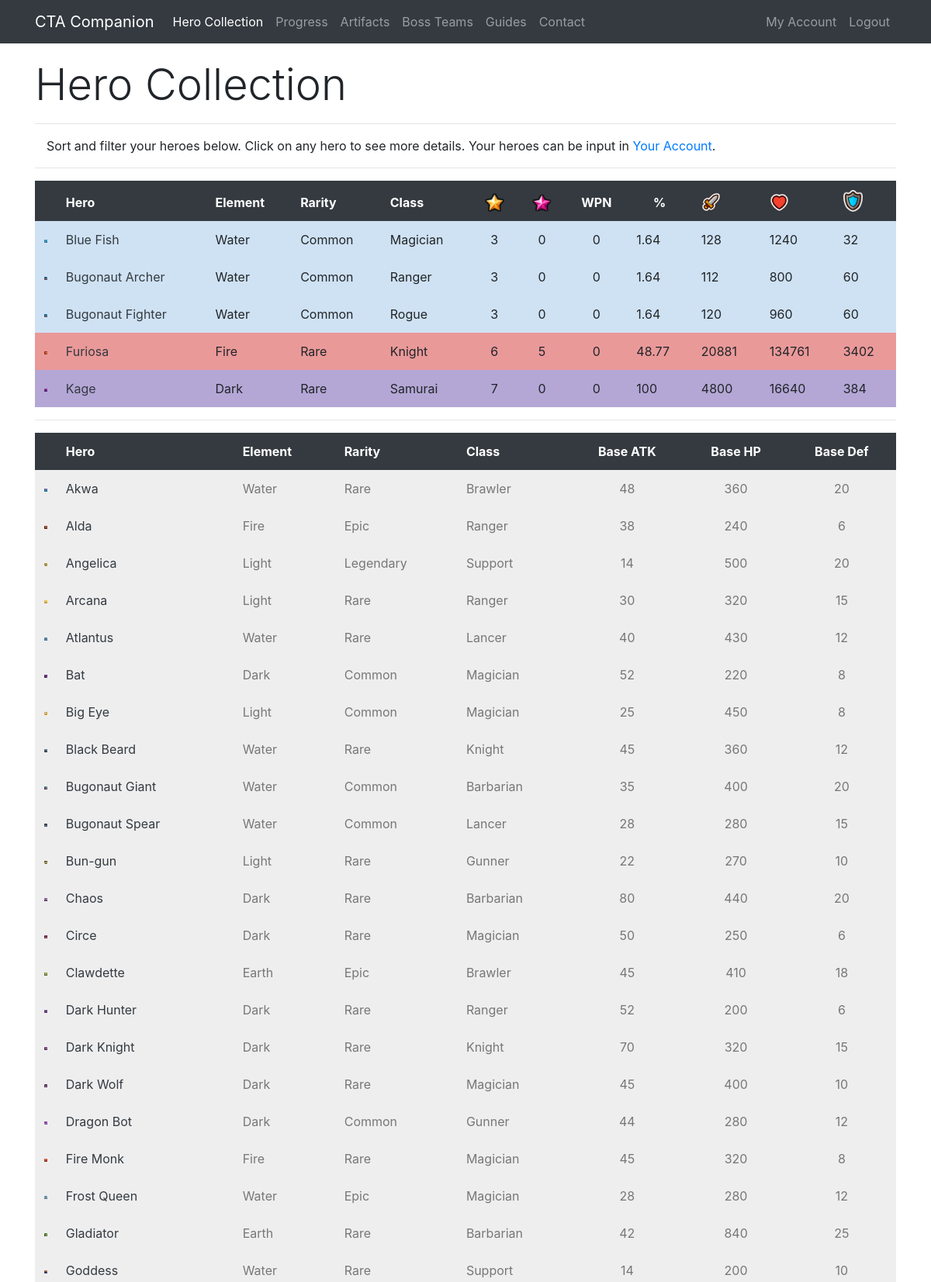
The app's page /collection/Cayumi (signed in, upper part) with its own data.
### app/models.py (models this page shows, shortened)
class Hero(db.Model):
    id = db.Column(db.Integer, primary_key=True)
    level = db.Column(db.Integer, index=True)
    awaken = db.Column(db.Integer, index=True)
    wpn = db.Column(db.Integer, index=True)
    medals = db.Column(db.Integer, index=True)
    runedAtk = db.Column(db.Integer, index=True)
    runedHp = db.Column(db.Integer, index=True)
    runedDef = db.Column(db.Integer, index=True)
    runedAps = db.Column(db.Integer, index=True)
    runedCrit = db.Column(db.Integer, index=True)
    runedCritDmg = db.Column(db.Integer, index=True)
    user_id = db.Column(db.Integer, db.ForeignKey('user.id'))
    base_id = db.Column(db.Integer, db.ForeignKey('base.id'))
    def atk(self):
        runedAttack = self.runedAtk
        base = self.baseStats.atk
        level = self.level
        awaken = self.awaken
        atk = int(base * (2 ** (level - 1)) * (1.5 ** awaken))
        runedAtk = atk + (atk * (runedAttack / 100))
        return int(runedAtk)
    def hp(self):
        runedHP = self.runedHp
        base = self.baseStats.hp
        level = self.level
        awaken = self.awaken
        hp = int(base * (2 ** (level - 1)) * (1.5 ** awaken))
        runedHP = hp + (hp * (runedHP / 100))
        return int(runedHP)
    def defense(self):
        runedDef = self.runedDef
        base = self.baseStats.defense
        level = self.level
        awaken = self.awaken
        defense = int(base * (2 ** (level - 1)) * (1.5 ** awaken))
        runedDef = defense + (defense * (runedDef / 100))
        return int(runedDef)
    def progress(self):
        level = self.level
        medals = self.medals
        if level == 0:
            accumulated = 0
            total = accumulated + medals
        elif level == 1:
            accumulated = 10
            total = accumulated + medals
        elif level == 2:
            accumulated = 30
            total = accumulated + medals
        elif level == 3:
            accumulated = 80
            total = accumulated + medals
        elif level == 4:
            accumulated = 280
            total = accumulated + medals
        elif level == 5:
            accumulated = 880
            total = accumulated + medals
        elif level == 6:
            accumulated = 2380
            total = accumulated + medals
        elif level == 7:
            accumulated = 4880
            total = accumulated + medals
        total = (total / 4880) * 100
        if total == 100:
            return int(total)
        return round(total, 2)

class Base(db.Model):
    id = db.Column(db.Integer, primary_key=True)
    name = db.Column(db.String(32), index=True, unique=True)
    nameSafe = db.Column(db.String(32), index=True, unique=True)
    job = db.Column(db.String(16), index=True)
    rarity = db.Column(db.String(16), index=True)
    element = db.Column(db.String(16), index=True)
    gender = db.Column(db.String(16), index=True)
    crusher = db.Column(db.Integer, index=True)
    fly = db.Column(db.Integer, index=True)
    blitz = db.Column(db.Integer, index=True)
    atk = db.Column(db.Integer, index=True)
    hp = db.Column(db.Integer, index=True)
    defense = db.Column(db.Integer, index=True)
    crit = db.Column(db.Integer, index=True)
    critDmg = db.Column(db.Integer, index=True)
    movespeed = db.Column(db.Integer, index=True)
    aps = db.Column(db.Integer, index=True)
    arange = db.Column(db.Integer, index=True)
    resistance = db.Column(db.Integer, index=True)
    frenzy = db.Column(db.Integer, index=True)
    dodge = db.Column(db.Integer, index=True)
    stun = db.Column(db.Integer, index=True)
    stunTime = db.Column(db.Integer, index=True)
    aoe = db.Column(db.Integer, index=True)
    ult = db.Column(db.Integer, index=True)
    kshp = db.Column(db.Integer, index=True)
    gold = db.Column(db.Integer, index=True)
    freeze = db.Column(db.Integer, index=True)
    freezeTime = db.Column(db.Integer, index=True)
    freezeDmg = db.Column(db.Integer, index=True)
    burn = db.Column(db.Integer, index=True)
    burnTime = db.Column(db.Integer, index=True)
    burnDmg = db.Column(db.Integer, index=True)
    poison = db.Column(db.Integer, index=True)
    poisonTime = db.Column(db.Integer, index=True)
    poisonDmg = db.Column(db.Integer, index=True)
    sp2 = db.Column(db.Integer, index=True)
    sp2num = db.Column(db.Integer, index=True)
    buffElement = db.Column(db.String(16), index=True)
    buffType = db.Column(db.Integer, index=True)
    buffStat = db.Column(db.String(16), index=True)
    buff = db.Column(db.Integer, index=True)
    heroes = db.relationship('Hero', backref='baseStats', lazy='dynamic')

### app/routes.py (the view)
@app.route('/collection/<username>')
@login_required
def collection(username):
    user = User.query.filter_by(username=username).first_or_404()
    heroes = Hero.query.filter_by(player=user)
    heroactive = 1
    return render_template('collection.html', user=user, heroes=heroes, title='Hero Collection', heroactive=heroactive)

### app/models.py (called while the page is built)
@login.user_loader
def load_user(id):
    return User.query.get(int(id))

### app/templates/collection.html (shortened to what this page needs)
{% extends "base.html" %}
{% block content %}
 <div class="row pt-3">
    <div class="col-lg-12">
      <h1 class="display-4">Hero Collection</h1>
      <hr>
      <p class="instructions">Sort and filter your heroes below. Click on any hero to see more details. Your heroes can be input in <a href="{{ url_for('account', username=current_user.username) }}">Your Account</a>.</p>
        <hr>
    </div>
 </div>
  <div class="row">
    <div class="col-lg-12">
<table id="ctac" class="table table-borderless" style="width:100%">
        <thead class="thead-dark">
            <tr>
                <th data-priority="1">&nbsp;</th>
                <th data-priority="2">Hero</th>
                <th data-priority="12">Element</th>
                <th data-priority="11">Rarity</th>
                <th data-priority="10">Class</th>
                <th data-priority="3" class="text-center"><img src="{{ url_for('static', filename='star.png') }}" width="25" alt="Star Level"></th>
                <th data-priority="4" class="text-center"><img src="{{ url_for('static', filename='awaken.png') }}" width="25" alt="Awaken"></th>
                <th data-priority="5" class="text-center">WPN</th>
                <th data-priority="6" class="text-center">%</th>
                <th data-priority="7"><img src="{{ url_for('static', filename='atk.png') }}" width="25" alt="Attack"></th>
                <th data-priority="8"><img src="{{ url_for('static', filename='hp.png') }}" width="25" alt="HP"></th>
                <th data-priority="9"><img src="{{ url_for('static', filename='def.png') }}" width="25" alt="Defense"></th>
            </tr>
        </thead>
        <tbody>
        {% for i in heroes %}
        {% if i.level > 0 %}
        <tr>
            <td class="{{i.baseStats.element}}{{i.baseStats.rarity}}" width="25"><img class="img-fluid" src="/static/{{i.baseStats.nameSafe}}.png" alt="{{i.baseStats.name}}"></td>
            <td class="{{i.baseStats.element}}{{i.baseStats.rarity}}"><a class="text-dark" href="{{ url_for('hero', heroid=i.id) }}">{{ i.baseStats.name }}</b></td>
            <td class="{{i.baseStats.element}}{{i.baseStats.rarity}}">{{ i.baseStats.element }}</td>
            <td class="{{i.baseStats.element}}{{i.baseStats.rarity}}">{{ i.baseStats.rarity }}</td>
            <td class="{{i.baseStats.element}}{{i.baseStats.rarity}}">{{ i.baseStats.job }}</td>
            <td class="text-center {{i.baseStats.element}}{{i.baseStats.rarity}}">{{ i.level }}</td>
            <td class="text-center {{i.baseStats.element}}{{i.baseStats.rarity}}">{{ i.awaken }}</td>
            <td class="text-center {{i.baseStats.element}}{{i.baseStats.rarity}}">{{ i.wpn }}</td>
            <td class="text center {{i.baseStats.element}}{{i.baseStats.rarity}}">{{ i.progress() }}</td>
            <td class="{{i.baseStats.element}}{{i.baseStats.rarity}}">{{ i.atk() }}</td>
            <td class="{{i.baseStats.element}}{{i.baseStats.rarity}}">{{ i.hp() }}</td>
            <td class="{{i.baseStats.element}}{{i.baseStats.rarity}}">{{ i.defense() }}</td>
        </tr>
        {% endif %}
        {% endfor %}
        </tbody>
</table>
        <hr>
<table id="ctac2" class="table table-borderless" style="width:100%">
        <thead class="thead-dark">
            <tr>
                <th>&nbsp;</th>
                <th>Hero</th>
                <th>Element</th>
                <th>Rarity</th>
                <th>Class</th>
                <th class="text-center">Base ATK</th>
                <th class="text-center">Base HP</th>
                <th class="text-center">Base Def</th>
            </tr>
        </thead>
        <tbody>
        {% for i in heroes %}
        {% if i.level == 0 %}
        <tr>
            <td class="uncollected" width="25"><img class="img-fluid" src="/static/{{i.baseStats.nameSafe}}.png" alt="{{i.baseStats.name}}"></td>
            <td class="uncollected"><a class="text-dark" href="{{ url_for('hero', heroid=i.id) }}">{{ i.baseStats.name }}</a></td>
            <td class="uncollected">{{ i.baseStats.element }}</td>
            <td class="uncollected">{{ i.baseStats.rarity }}</td>
            <td class="uncollected">{{ i.baseStats.job }}</td>
            <td class="uncollected text-center">{{ i.baseStats.atk }}</td>
            <td class="uncollected text-center">{{ i.baseStats.hp }}</td>
            <td class="uncollected text-center">{{ i.baseStats.defense }}</td>
        </tr>
        {% endif %}
        {% endfor %}
        </tbody>
</table>
    </div>
  </div>
{% endblock %}

### app/static/style.css (style rules this page uses)
.uncollected { color: #777777; background-color: #eeeeee; padding: 8px; }
.WaterCommon { background-color: #CFE2F3; padding: 8px; }
.FireRare { background-color: #EA9999; padding: 8px; }
.DarkRare { background-color: #B4A7D6; padding: 8px; }
.instructions { padding-left: 15px; }

### app/templates/base.html (style rules this page uses)
html { position: relative; min-height: 100%; }
body { margin-bottom: 40px; }

### records on screen
Hero: baseStats.nameSafe (picture), baseStats.name "Blue Fish", baseStats.element "Water", baseStats.rarity "Common", baseStats.job "Magician", level "3", awaken "0", wpn "0", progress "1.64", atk "128", hp "1240", defense "32"
Hero: baseStats.nameSafe (picture), baseStats.name "Bugonaut Archer", baseStats.element "Water", baseStats.rarity "Common", baseStats.job "Ranger", level "3", awaken "0", wpn "0", progress "1.64", atk "112", hp "800", defense "60"
Hero: baseStats.nameSafe (picture), baseStats.name "Bugonaut Fighter", baseStats.element "Water", baseStats.rarity "Common", baseStats.job "Rogue", level "3", awaken "0", wpn "0", progress "1.64", atk "120", hp "960", defense "60"
Hero: baseStats.nameSafe (picture), baseStats.name "Furiosa", baseStats.element "Fire", baseStats.rarity "Rare", baseStats.job "Knight", level "6", awaken "5", wpn "0", progress "48.77", atk "20881", hp "134761", defense "3402"
Hero: baseStats.nameSafe (picture), baseStats.name "Kage", baseStats.element "Dark", baseStats.rarity "Rare", baseStats.job "Samurai", level "7", awaken "0", wpn "0", progress "100", atk "4800", hp "16640", defense "384"
Hero: baseStats.nameSafe (picture), baseStats.name "Akwa", baseStats.element "Water", baseStats.rarity "Rare", baseStats.job "Brawler", baseStats.atk "48", baseStats.hp "360", baseStats.defense "20"
Hero: baseStats.nameSafe (picture), baseStats.name "Alda", baseStats.element "Fire", baseStats.rarity "Epic", baseStats.job "Ranger", baseStats.atk "38", baseStats.hp "240", baseStats.defense "6"
Hero: baseStats.nameSafe (picture), baseStats.name "Angelica", baseStats.element "Light", baseStats.rarity "Legendary", baseStats.job "Support", baseStats.atk "14", baseStats.hp "500", baseStats.defense "20"
Hero: baseStats.nameSafe (picture), baseStats.name "Arcana", baseStats.element "Light", baseStats.rarity "Rare", baseStats.job "Ranger", baseStats.atk "30", baseStats.hp "320", baseStats.defense "15"
Hero: baseStats.nameSafe (picture), baseStats.name "Atlantus", baseStats.element "Water", baseStats.rarity "Rare", baseStats.job "Lancer", baseStats.atk "40", baseStats.hp "430", baseStats.defense "12"
Hero: shows a picture, baseStats.name "Bat", baseStats.element "Dark", baseStats.rarity "Common", baseStats.job "Magician", baseStats.atk "52", baseStats.hp "220", baseStats.defense "8"
Hero: baseStats.nameSafe (picture), baseStats.name "Big Eye", baseStats.element "Light", baseStats.rarity "Common", baseStats.job "Magician", baseStats.atk "25", baseStats.hp "450", baseStats.defense "8"
Hero: baseStats.nameSafe (picture), baseStats.name "Black Beard", baseStats.element "Water", baseStats.rarity "Rare", baseStats.job "Knight", baseStats.atk "45", baseStats.hp "360", baseStats.defense "12"
Hero: baseStats.nameSafe (picture), baseStats.name "Bugonaut Giant", baseStats.element "Water", baseStats.rarity "Common", baseStats.job "Barbarian", baseStats.atk "35", baseStats.hp "400", baseStats.defense "20"
Hero: baseStats.nameSafe (picture), baseStats.name "Bugonaut Spear", baseStats.element "Water", baseStats.rarity "Common", baseStats.job "Lancer", baseStats.atk "28", baseStats.hp "280", baseStats.defense "15"
Hero: baseStats.nameSafe (picture), baseStats.name "Bun-gun", baseStats.element "Light", baseStats.rarity "Rare", baseStats.job "Gunner", baseStats.atk "22", baseStats.hp "270", baseStats.defense "10"
Hero: baseStats.nameSafe (picture), baseStats.name "Chaos", baseStats.element "Dark", baseStats.rarity "Rare", baseStats.job "Barbarian", baseStats.atk "80", baseStats.hp "440", baseStats.defense "20"
Hero: baseStats.nameSafe (picture), baseStats.name "Circe", baseStats.element "Dark", baseStats.rarity "Rare", baseStats.job "Magician", baseStats.atk "50", baseStats.hp "250", baseStats.defense "6"
Hero: baseStats.nameSafe (picture), baseStats.name "Clawdette", baseStats.element "Earth", baseStats.rarity "Epic", baseStats.job "Brawler", baseStats.atk "45", baseStats.hp "410", baseStats.defense "18"
Hero: baseStats.nameSafe (picture), baseStats.name "Dark Hunter", baseStats.element "Dark", baseStats.rarity "Rare", baseStats.job "Ranger", baseStats.atk "52", baseStats.hp "200", baseStats.defense "6"
Hero: baseStats.nameSafe (picture), baseStats.name "Dark Knight", baseStats.element "Dark", baseStats.rarity "Rare", baseStats.job "Knight", baseStats.atk "70", baseStats.hp "320", baseStats.defense "15"
Hero: baseStats.nameSafe (picture), baseStats.name "Dark Wolf", baseStats.element "Dark", baseStats.rarity "Rare", baseStats.job "Magician", baseStats.atk "45", baseStats.hp "400", baseStats.defense "10"
Hero: baseStats.nameSafe (picture), baseStats.name "Dragon Bot", baseStats.element "Dark", baseStats.rarity "Common", baseStats.job "Gunner", baseStats.atk "44", baseStats.hp "280", baseStats.defense "12"
Hero: baseStats.nameSafe (picture), baseStats.name "Fire Monk", baseStats.element "Fire", baseStats.rarity "Rare", baseStats.job "Magician", baseStats.atk "45", baseStats.hp "320", baseStats.defense "8"
Hero: baseStats.nameSafe (picture), baseStats.name "Frost Queen", baseStats.element "Water", baseStats.rarity "Epic", baseStats.job "Magician", baseStats.atk "28", baseStats.hp "280", baseStats.defense "12"
Hero: baseStats.nameSafe (picture), baseStats.name "Gladiator", baseStats.element "Earth", baseStats.rarity "Rare", baseStats.job "Barbarian", baseStats.atk "42", baseStats.hp "840", baseStats.defense "25"
Hero: baseStats.nameSafe (picture), baseStats.name "Goddess", baseStats.element "Water", baseStats.rarity "Rare", baseStats.job "Support", baseStats.atk "14", baseStats.hp "200", baseStats.defense "10"
